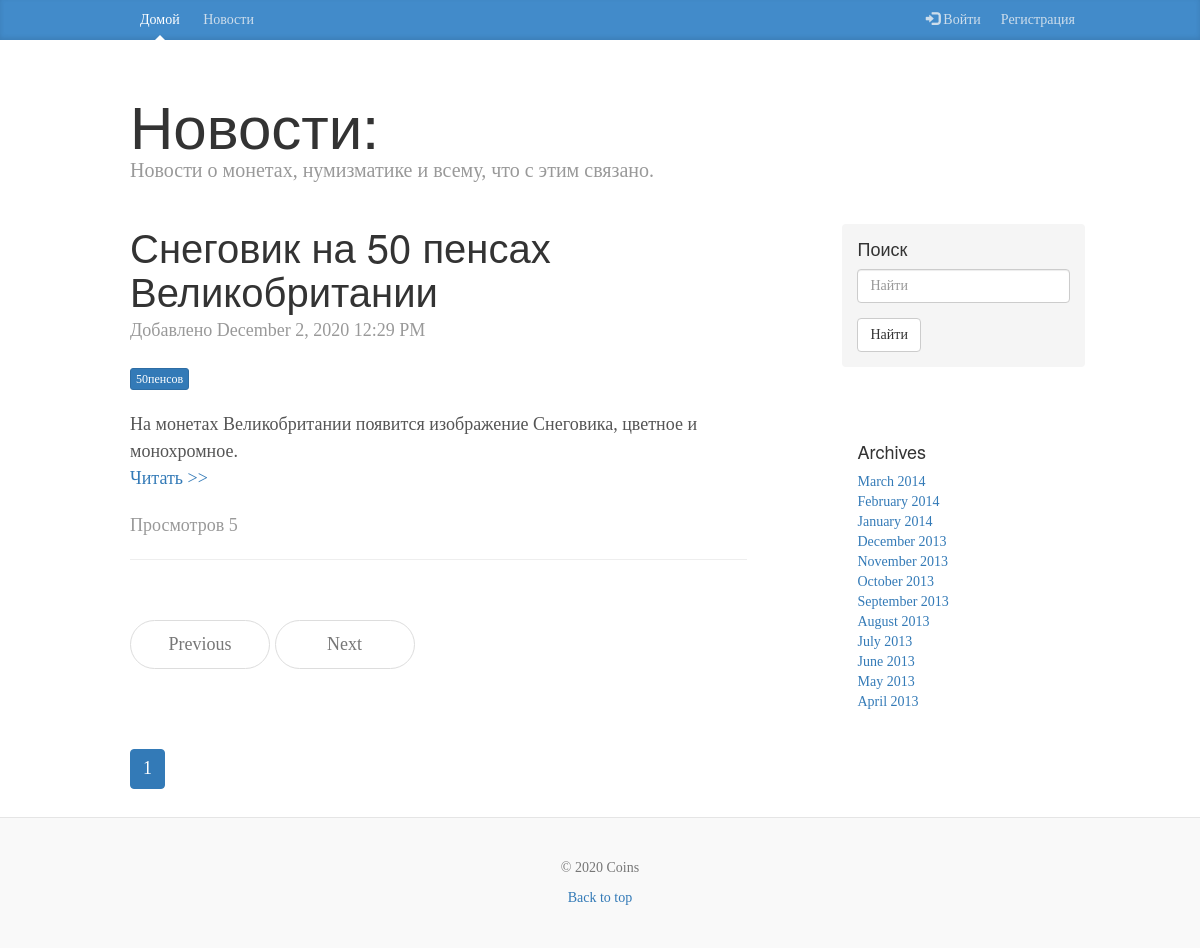
Page /news/ on the committed database.
### app/models.py (models this page shows, shortened)
class Post(db.Model):
    __tablename__ = 'post'
    id = db.Column(db.Integer, primary_key=True)
    title = db.Column(db.String(150))
    slug = db.Column(db.String(140), unique=True)
    pre_body = db.Column(db.Text)
    body = db.Column(db.Text)
    created = db.Column(db.DateTime, index=True, default=datetime.utcnow)
    updated = db.Column(db.DateTime)
    count = db.Column(db.Integer, default=0)
    author_id = db.Column(db.Integer, db.ForeignKey('user.id'))
    tags = db.relationship('Tag', secondary='tags_posts', backref=db.backref('posts', lazy='dynamic'))

class Tag(db.Model):
    __tablename__ = 'tag'
    id = db.Column(db.Integer, primary_key=True)
    name = db.Column(db.String(100))
    slug = db.Column(db.String(100), unique=True)

### app/posts/controllers.py (the view)
@module.route('/news/')
def news():
    q = request.args.get('q')
    page = request.args.get('page')
    if page and page.isdigit():
        page = int(page)
    else:
        page = 1
    if q:
        posts = Post.query.filter(Post.title.contains(q) | Post.body.contains(q))
    else:
        posts = Post.query.order_by(Post.created.desc())
    pages = posts.paginate(page=page, per_page=app.config['PER_PAGE_NEWS'], error_out=False)
    tag_weight()
    return render_template('posts/news.html', posts=posts, pages=pages, tags=tag_weight())

### app/posts/controllers.py (called while the page is built)
def tag_weight():
    p = Post.query.all()
    w = {}
    t = []
    if p:
        for post in p:
            if post.tags:
                for tags in post.tags:
                    t.append(tags.name)
        if t:
            m = max([t.count(i) for i in t])
        for i in t:
            sl = Tag.query.filter(Tag.name == i).first().slug
            w[i] = (int((t.count(i)*100)/m), sl)
        return w
    return w

### app/templates/posts/news.html
{% extends "layout.html" %}
{% block title_post%}Новости:{% endblock %}
{% block pre_title_post%}Новости о монетах, нумизматике и всему, что с этим связано.{% endblock %}
{% block content %}
{% for post in pages.items %}
<div class="blog-post">
  <h2 class="blog-post-title">{{ post.title }}</h2>
  <p class="blog-post-meta"> Добавлено {{ moment(post.created).format('LLL') }}
    <a href="{{ url_for('users.user', username=post.author.username) }}">{{ post.author.username }}</a></p>
  {% if post.tags %}
    <p class="blog-post-meta">
    {% for tag in post.tags %}
    <a class="btn btn-primary btn-xs" href="{{ url_for('posts.tag_detail', slug=tag.slug) }}" role="button">{{ tag.name }}</a>
    {% endfor%}
    </p>
  {% endif %}
  {{ post.pre_body|safe }}
  <p class="blog-post-meta"><a href="{{ url_for('posts.news_detal', slug=post.slug) }}">Читать >></a></p>
  <p class="blog-post-meta">Просмотров {{ post.count }}</p>
  <hr>
</div>
{% endfor %}
<nav>
  <ul class="pager">
    <li {% if not pages.has_prev %} class="disabled" {% endif %}>
      <a href="?page={{ pages.prev_num }}">Previous</a></li>
    <li {% if not pages.has_next %} class="disabled" {% endif %}>
    <a href="?page={{ pages.next_num }}">Next</a></li>
  </ul>
  <ul class="pagination">
    {% for page in pages.iter_pages() %}
    {% if page %}
    <li {% if page == pages.page %} class="active" {% endif %}><a href="?page={{ page }}">{{ page }}</a>
    {% else %}
    <li><span>…</span></li>
    {% endif %}
    {% endfor %}
  </ul>
</nav>
{% endblock %}

### app/static/css/blog.css (style rules this page uses)
body { font-family: Georgia, "Times New Roman", Times, serif; color: #555; }
h1, .h1, h2, .h2, h3, .h3, h4, .h4, h5, .h5, h6, .h6 { margin-top: 0; font-family: "Helvetica Neue", Helvetica, Arial, sans-serif; font-weight: normal; color: #333; }
.pager { margin-bottom: 60px; text-align: left; }
.pager > li > a { width: 140px; padding: 10px 20px; text-align: center; border-radius: 30px; }
.blog-post { margin-bottom: 60px; }
.blog-post-title { margin-bottom: 5px; font-size: 40px; }
.blog-post-meta { margin-bottom: 20px; color: #999; }

### rows in the picture
Post: title "Снеговик на 50 пенсах Великобритании", created "December 2, 2020 12:29 PM", pre_body "На монетах Великобритании появится изображение Снеговика, цветное и монохромное.", count "5"
Tag: name "50пенсов"

### other values in the picture
{{ page }} "1"
{{ config.get('APP_NAME') }} "Coins"
